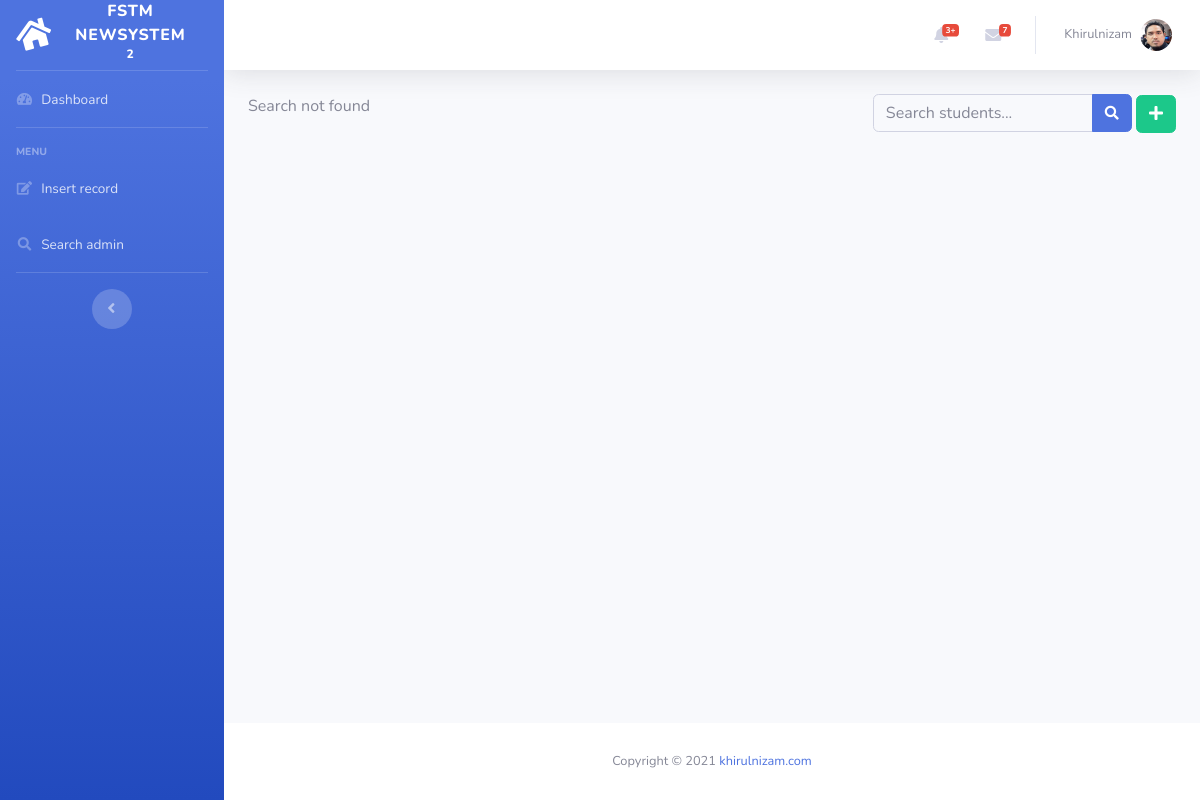
/search-admin.php, run on an earlier commit of the app's database.
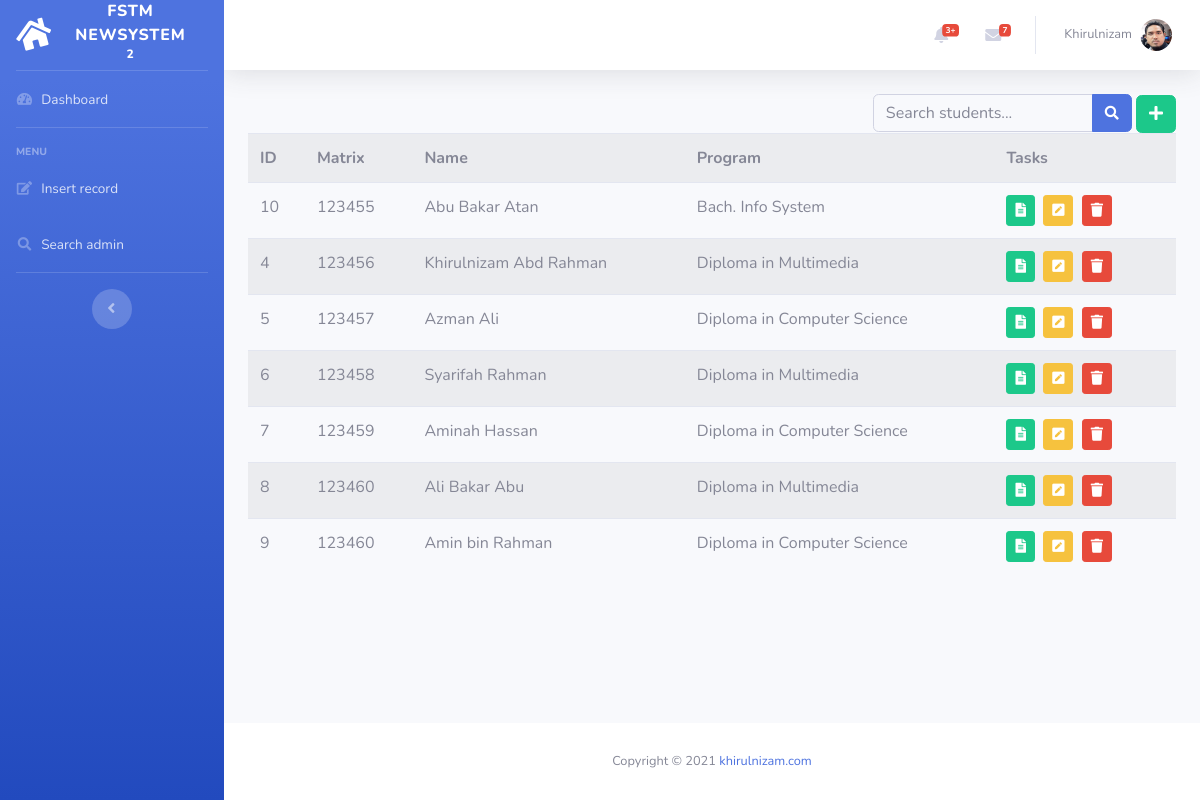
And on a later commit of the database.
### tables this page shows
CREATE TABLE IF NOT EXISTS `students` (
  `id` int(11) unsigned NOT NULL AUTO_INCREMENT,
  `matrixno` varchar(50) DEFAULT NULL,
  `name` varchar(50) DEFAULT NULL,
  `address` blob,
  `dob` date DEFAULT NULL,
  `programcode` varchar(6) DEFAULT NULL,
  PRIMARY KEY (`id`)
);

CREATE TABLE IF NOT EXISTS `programs` (
  `id` int(11) NOT NULL AUTO_INCREMENT,
  `programcode` varchar(6) NOT NULL DEFAULT '0',
  `programname` varchar(50) NOT NULL DEFAULT '0',
  PRIMARY KEY (`id`)
);

### search-admin.php (the view, shortened to what this page needs)
<?php
	include "include/header.template.php";
?>
<div class="float-right">
          <form class="d-none d-sm-inline-block form-inline mr-auto ml-md-3 my-2 my-md-0 mw-100 navbar-search"
          method="get" action="">
            <div class="input-group">
              <input type="text" name="keyword"
              class="form-control bg-light border-1 small" placeholder="Search students..." aria-label="Search" aria-describedby="basic-addon2">
              <div class="input-group-append">
                <button class="btn btn-primary" type="button">
                  <i class="fas fa-search fa-sm"></i>
                </button>
              </div>
            </div>
          </form>
          <button href="forminsert.php" class="btn btn-success"
          	 title="Add new student">
          	<i class="fas fa-plus"></i>
          </button>
</div>
<?php
include "include/dbconnect.php";
if(isset($_GET['keyword'])){
	$keyword=$_GET['keyword'];
	$sql = "SELECT id, matrixno, name, address,
			students.programcode, programname
				FROM students
				INNER JOIN programs
				ON students.programcode = program.programcode
				WHERE name LIKE '%$keyword%'
				ORDER BY matrixno ASC";
}
else{
	$sql = "SELECT students.id, matrixno, name, address,
		students.programcode, programname
		FROM students
		INNER JOIN programs
		ON students.programcode = programs.programcode
		ORDER BY matrixno ASC";
}
$result = mysqli_query($conn, $sql);
if (mysqli_num_rows($result) > 0) {
    ?>
	<table class="table table-striped">
		<tr>
			<th>ID</th>
			<th>Matrix</th>
			<th>Name</th>
			<th>Program</th>
			<th>Tasks</th>
		</tr>
	<?php
    while($row = mysqli_fetch_assoc($result)) {
    	$id=$row['id'];
    	echo "<tr>";
        echo "<td> $id </td>";
        echo "<td> ".$row['matrixno'] ."</td>";
        echo "<td> ".$row['name'] ."</td>";
        echo "<td> ".$row['programname'] ."</td>";
        echo "<td> ";
        echo "<a href='formshow.php?x=$id' ".
    			"class='btn btn-success btn-sm'>".
    			"<i class='fas fa-file-alt'></i>".
    			"</a> &nbsp;";
        echo "<a href='formupdate.php?x=$id' ".
    			"class='btn btn-warning btn-sm'>".
    			"<i class='fas fa-pen-square'></i>".
    			"</a> &nbsp;";
        echo "<button class='btn btn-danger btn-sm'".
        		"onclick='confirmdelete($id)'>".
    			"<i class='fas fa-trash'></i>".
    			"</button> &nbsp;";
        echo "</td></tr>\n";
    }
    ?>
	</table>
    <?php
}
else {
    echo "Search not found";
}
?>
<?php
	include "include/footer.template.php";
?>

### include/header.template.php (shortened to what this page needs)
<!DOCTYPE html>
<html lang="en">
<head>
  <link href="vendor/fontawesome-free/css/all.min.css" rel="stylesheet" type="text/css">
  <link href="css/sb-admin-2.min.css" rel="stylesheet">
</head>
<body id="page-top">
  <div id="wrapper">
    <ul class="navbar-nav bg-gradient-primary sidebar sidebar-dark accordion" id="accordionSidebar">
      <a class="sidebar-brand d-flex align-items-center justify-content-center" href="index.html">
        <div class="sidebar-brand-icon rotate-n-15">
          <i class="fas fa-home"></i>
        </div>
        <div class="sidebar-brand-text mx-3">FSTM NewSystem <sup>2</sup></div>
      </a>
      <hr class="sidebar-divider my-0">
      <li class="nav-item">
        <a class="nav-link" href="index.html">
          <i class="fas fa-fw fa-tachometer-alt"></i>
          <span>Dashboard</span></a>
      </li>
      <hr class="sidebar-divider">
      <div class="sidebar-heading">
        Menu
      </div>
      <li class="nav-item">
        <a class="nav-link" href="forminsert.php">
          <i class="fas fa-fw fa-edit"></i>
          <span>Insert record</span></a>
      </li>
      <li class="nav-item">
        <a class="nav-link" href="search-admin.php">
          <i class="fas fa-fw fa-search"></i>
          <span>Search admin</span></a>
      </li>
      <hr class="sidebar-divider d-none d-md-block">
      <div class="text-center d-none d-md-inline">
        <button class="rounded-circle border-0" id="sidebarToggle"></button>
      </div>
    </ul>
    <div id="content-wrapper" class="d-flex flex-column">
      <div id="content">
        <nav class="navbar navbar-expand navbar-light bg-white topbar mb-4 static-top shadow">
          <ul class="navbar-nav ml-auto">
            <li class="nav-item dropdown no-arrow mx-1">
              <a class="nav-link dropdown-toggle" href="#" id="alertsDropdown" role="button" data-toggle="dropdown" aria-haspopup="true" aria-expanded="false">
                <i class="fas fa-bell fa-fw"></i>
                <span class="badge badge-danger badge-counter">3+</span>
              </a>
            </li>
            <li class="nav-item dropdown no-arrow mx-1">
              <a class="nav-link dropdown-toggle" href="#" id="messagesDropdown" role="button" data-toggle="dropdown" aria-haspopup="true" aria-expanded="false">
                <i class="fas fa-envelope fa-fw"></i>
                <span class="badge badge-danger badge-counter">7</span>
              </a>
            </li>
            <li class="nav-item dropdown no-arrow">
              <a class="nav-link dropdown-toggle" href="#" id="userDropdown" role="button" data-toggle="dropdown" aria-haspopup="true" aria-expanded="false">
                <span class="mr-2 d-none d-lg-inline text-gray-600 small">Khirulnizam</span>
                <img class="img-profile rounded-circle"
                src="img/kerullogo.png">
              </a>
            </li>
          </ul>
        </nav>
        <div class="container-fluid">

### include/footer.template.php (shortened to what this page needs)
        </div>
      </div>
      <footer class="sticky-footer bg-white">
        <div class="container my-auto">
          <div class="copyright text-center my-auto">
            <span>Copyright &copy; <?php echo date ("Y");?>
              <a href="http://khirulnizam.com">khirulnizam.com</a>
            </span>
          </div>
        </div>
      </footer>
    </div>
  </div>
</body>
</html>

What changed in the data, as far as the page shows it:
added students: id "10", matrixno "123455", name "Abu Bakar Atan", programs.programname "Bach. Info System"
added students: id "4", matrixno "123456", name "Khirulnizam Abd Rahman", programs.programname "Diploma in Multimedia"
added students: id "5", matrixno "123457", name "Azman Ali", programs.programname "Diploma in Computer Science"
added students: id "6", matrixno "123458", name "Syarifah Rahman", programs.programname "Diploma in Multimedia"
added students: id "7", matrixno "123459", name "Aminah Hassan", programs.programname "Diploma in Computer Science"
added students: id "8", matrixno "123460", name "Ali Bakar Abu", programs.programname "Diploma in Multimedia"
added students: id "9", matrixno "123460", name "Amin bin Rahman", programs.programname "Diploma in Computer Science"
Also different on the page:
text no longer shown: "Search not found"
text now shown: "ID Matrix Name Program Tasks"
